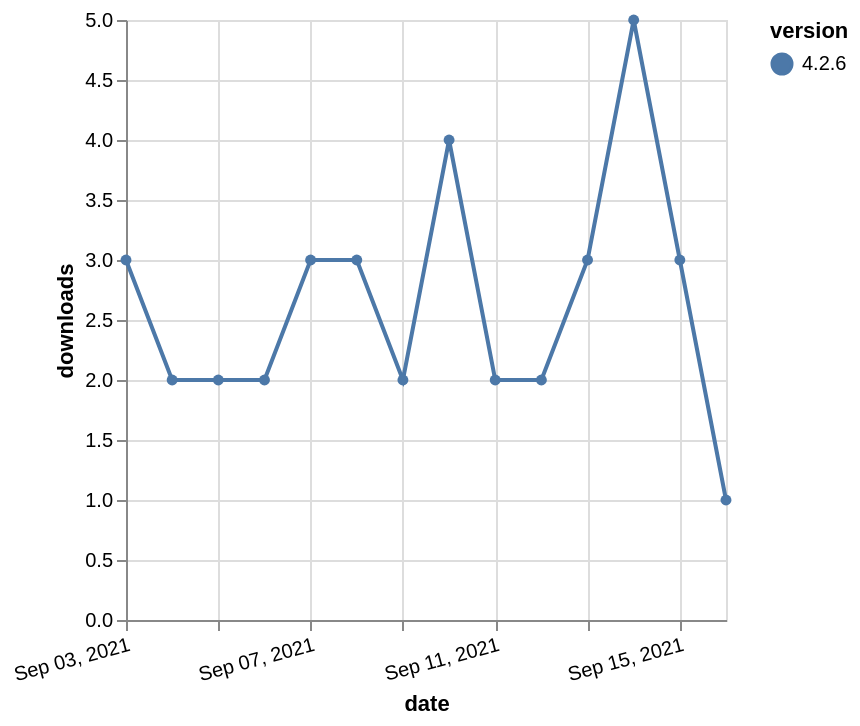

Specify this chart in Vega-Lite:
### Vega-Lite specification from a JSON file in a GitHub repository (floating-point values rounded to 4 significant figures)
{"$schema": "https://vega.github.io/schema/vega-lite/v5.json", "description": "A simple bar chart with embedded data.", "data": {"values": [{"date": "2021-09-03", "total": 271, "delta": 3, "version": "4.2.6"}, {"date": "2021-09-04", "total": 273, "delta": 2, "version": "4.2.6"}, {"date": "2021-09-05", "total": 275, "delta": 2, "version": "4.2.6"}, {"date": "2021-09-06", "total": 277, "delta": 2, "version": "4.2.6"}, {"date": "2021-09-07", "total": 280, "delta": 3, "version": "4.2.6"}, {"date": "2021-09-08", "total": 283, "delta": 3, "version": "4.2.6"}, {"date": "2021-09-09", "total": 285, "delta": 2, "version": "4.2.6"}, {"date": "2021-09-10", "total": 289, "delta": 4, "version": "4.2.6"}, {"date": "2021-09-11", "total": 291, "delta": 2, "version": "4.2.6"}, {"date": "2021-09-12", "total": 293, "delta": 2, "version": "4.2.6"}, {"date": "2021-09-13", "total": 296, "delta": 3, "version": "4.2.6"}, {"date": "2021-09-14", "total": 301, "delta": 5, "version": "4.2.6"}, {"date": "2021-09-15", "total": 304, "delta": 3, "version": "4.2.6"}, {"date": "2021-09-16", "total": 305, "delta": 1, "version": "4.2.6"}]}, "width": "container", "mark": {"type": "line", "point": {"filled": true}}, "encoding": {"x": {"field": "date", "type": "temporal", "timeUnit": "yearmonthdate", "title": "date", "axis": {"labelAngle": -15}}, "y": {"field": "delta", "type": "quantitative", "title": "downloads"}, "color": {"field": "version", "type": "nominal"}, "tooltip": {"field": "delta"}}}
